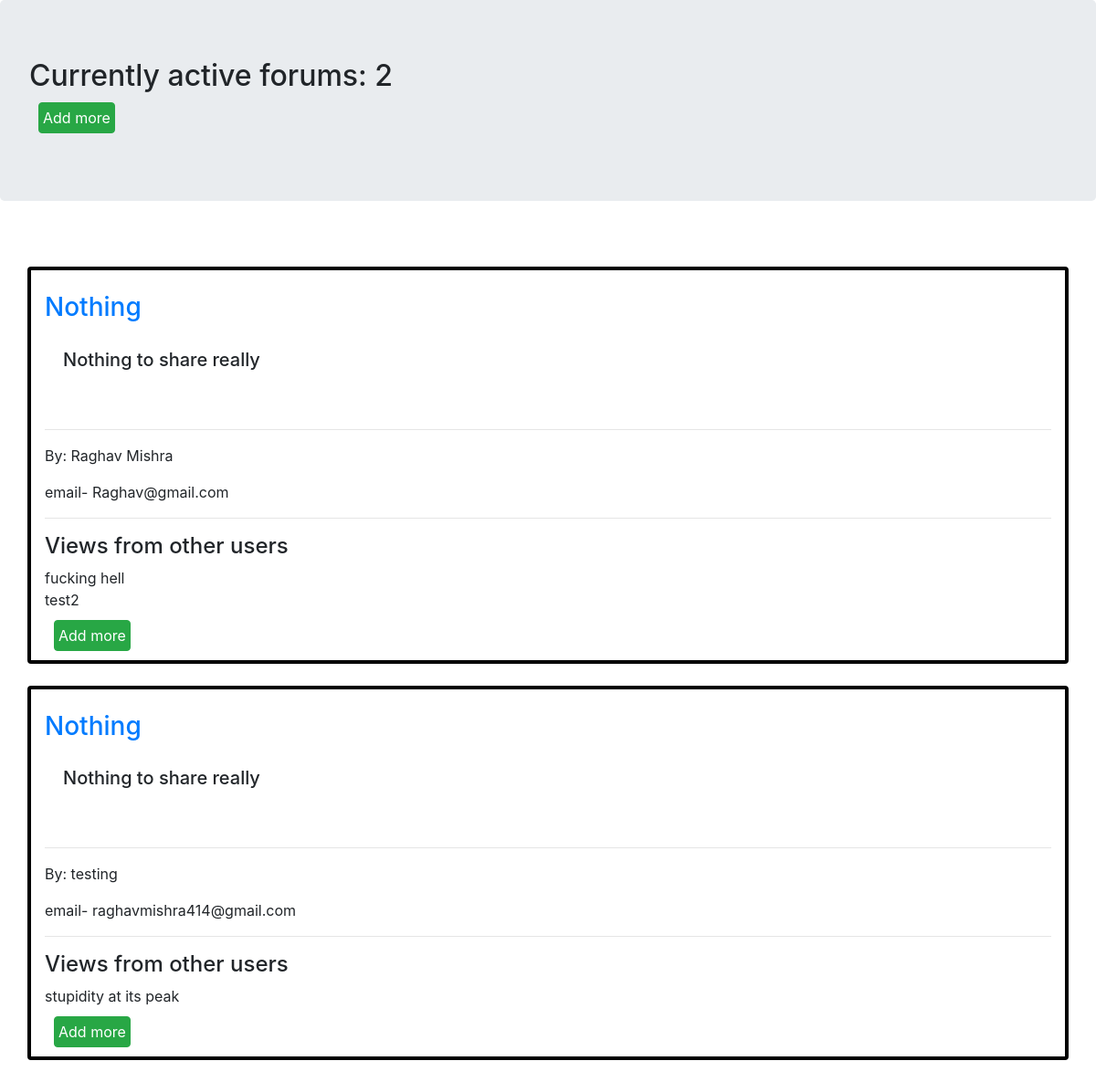
The page / on the database its author committed.
### forum/models.py (models this page shows, shortened)
class forum(models.Model):
    name=models.CharField(max_length=200,default="anonymous")
    email=models.CharField(max_length=200, null=True)
    topic=models.CharField(max_length=300)
    description=models.CharField(max_length=1000,blank=True)
    link=models.CharField(max_length=100, null=True)
    date_created=models.DateTimeField(auto_now_add=True,null=True)

class Discussion(models.Model):
    forum=models.ForeignKey(forum,blank=True, on_delete=models.CASCADE)
    discuss=models.CharField(max_length=1000)

### forum/views.py (the view)
# urls.py: path('',home,name='home'),
def home(request):
    forums=forum.objects.all()
    count=forums.count()
    discussions=[]
    for i in forums:
        discussions.append(i.discussion_set.all())
    context={'forums':forums,
              'count':count,
              'discussions':discussions}
    return render(request,'home.html',context)

### forum/templates/home.html (shortened to what this page needs)
{% load static %}
<!DOCTYPE html>
<html lang="en">
<head>
    <link rel="stylesheet" href="https://stackpath.bootstrapcdn.com/bootstrap/4.5.0/css/bootstrap.min.css"
 0>
</head>
<body>
    <h2 class="jumbotron">
        Currently active forums: {{count}}
        <form method="POST" action="{% url 'addInForum' %}">
            <button class="btn btn-success" style="width:fit-content; padding: 4px; margin:10px;">Add more</button>
        </form>
    </h2>
    <div class="card-columns" style="padding: 10px; margin: 20px;"></div>
    {%for forum in forums %}
    <div class="card box container">
        <br>
        <h5 class="card-title">
            <a href='{{forum.link}}'>
                <h3>{{forum.topic}}</h3>
            </a>
            <div class="card-body container">
                <p>{{forum.description}}</p>
        </h5>
        <hr>
        <p> By: {{forum.name}}</p>
        email- {{forum.email}}
        <hr>
        <h4>Views from other users</h4>
        {%for discuss in discussions%}
        {%for objs in discuss%}
        {% if objs.forum == forum %}
        {{objs.discuss}}
        <br>
        {% endif %}
        {%endfor%}
        {%endfor%}
        <form method="POST" action="{% url 'addInDiscussion' %}">
            <button class="btn btn-success" style="width:fit-content; padding: 4px; margin:10px;">Add more</button>
        </form>
    </div>
    <br>
    {%endfor%}
</body>
</html>

### forum/templates/home.html (style rules this page uses)
.box { border: 4px solid black; margin: 0 auto; }

### rows shown on the page
forum: topic "Nothing", description "Nothing to share really", name "Raghav Mishra", email "Raghav@gmail.com"
Discussion: discuss "fucking hell"
Discussion: discuss "test2"
forum: topic "Nothing", description "Nothing to share really", name "testing", email "raghavmishra414@gmail.com"
Discussion: discuss "stupidity at its peak"

### other values the page prints
{{ count }} "2"
